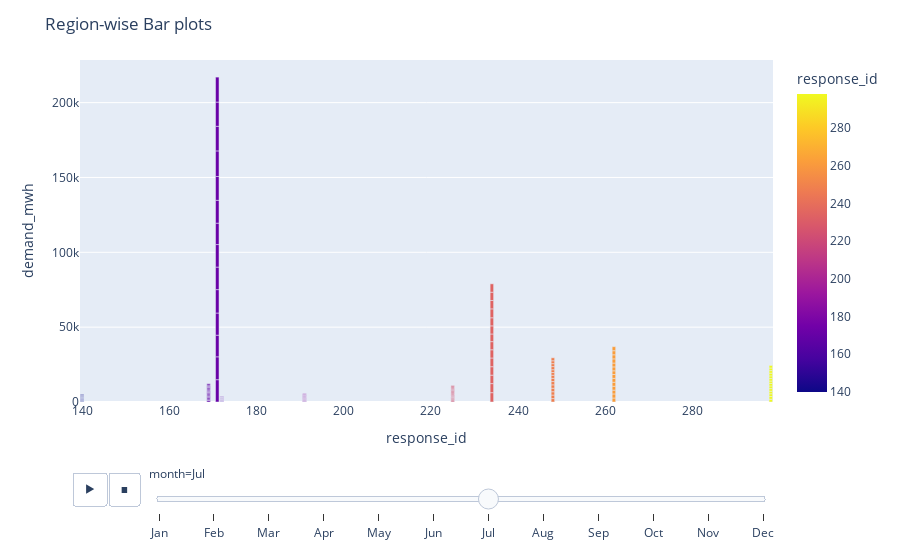

This figure's notebook cell:
### Code cell
fig = px.bar(monthly_df, x="response_id", y="demand_mwh",color='response_id',animation_frame = 'month')
fig.update_layout(xaxis={'categoryorder':'total descending'})
fig.update_layout(title='Region-wise Bar plots')
fig.show()

### Figure 1 — Plotly figure (JSON) as saved in the notebook; plotly's stock layout.template omitted (floating-point values rounded to 4 significant figures; data arrays with more than 128 entries replaced by an {"elided": "..."} marker saying what was removed)
{"data": [{"alignmentgroup": "True", "hovertemplate": "month=Jul<br>response_id=%{marker.color}<br>demand_mwh=%{y}<extra></extra>", "legendgroup": "", "marker": {"color": {"elided": "140 int values"}, "coloraxis": "coloraxis", "pattern": {"shape": ""}}, "name": "", "offsetgroup": "", "orientation": "v", "showlegend": false, "textposition": "auto", "type": "bar", "x": {"elided": "140 int values"}, "xaxis": "x", "y": {"elided": "140 float values"}, "yaxis": "y"}], "layout": {"autosize": true, "barmode": "relative", "coloraxis": {"colorbar": {"title": {"text": "response_id"}}, "colorscale": [[0, "#0d0887"], [0.1111, "#46039f"], [0.2222, "#7201a8"], [0.3333, "#9c179e"], [0.4444, "#bd3786"], [0.5556, "#d8576b"], [0.6667, "#ed7953"], [0.7778, "#fb9f3a"], [0.8889, "#fdca26"], [1, "#f0f921"]]}, "legend": {"tracegroupgap": 0}, "margin": {"t": 60}, "sliders": [{"active": 6, "currentvalue": {"prefix": "month="}, "len": 0.9, "pad": {"b": 10, "t": 60}, "steps": [{"args": [["Jan"], {"frame": {"duration": 0, "redraw": true}, "fromcurrent": true, "mode": "immediate", "transition": {"duration": 0, "easing": "linear"}}], "label": "Jan", "method": "animate"}, {"args": [["Feb"], {"frame": {"duration": 0, "redraw": true}, "fromcurrent": true, "mode": "immediate", "transition": {"duration": 0, "easing": "linear"}}], "label": "Feb", "method": "animate"}, {"args": [["Mar"], {"frame": {"duration": 0, "redraw": true}, "fromcurrent": true, "mode": "immediate", "transition": {"duration": 0, "easing": "linear"}}], "label": "Mar", "method": "animate"}, {"args": [["Apr"], {"frame": {"duration": 0, "redraw": true}, "fromcurrent": true, "mode": "immediate", "transition": {"duration": 0, "easing": "linear"}}], "label": "Apr", "method": "animate"}, {"args": [["May"], {"frame": {"duration": 0, "redraw": true}, "fromcurrent": true, "mode": "immediate", "transition": {"duration": 0, "easing": "linear"}}], "label": "May", "method": "animate"}, {"args": [["Jun"], {"frame": {"duration": 0, "redraw": true}, "fromcurrent": true, "mode": "immediate", "transition": {"duration": 0, "easing": "linear"}}], "label": "Jun", "method": "animate"}, {"args": [["Jul"], {"frame": {"duration": 0, "redraw": true}, "fromcurrent": true, "mode": "immediate", "transition": {"duration": 0, "easing": "linear"}}], "label": "Jul", "method": "animate"}, {"args": [["Aug"], {"frame": {"duration": 0, "redraw": true}, "fromcurrent": true, "mode": "immediate", "transition": {"duration": 0, "easing": "linear"}}], "label": "Aug", "method": "animate"}, {"args": [["Sep"], {"frame": {"duration": 0, "redraw": true}, "fromcurrent": true, "mode": "immediate", "transition": {"duration": 0, "easing": "linear"}}], "label": "Sep", "method": "animate"}, {"args": [["Oct"], {"frame": {"duration": 0, "redraw": true}, "fromcurrent": true, "mode": "immediate", "transition": {"duration": 0, "easing": "linear"}}], "label": "Oct", "method": "animate"}, {"args": [["Nov"], {"frame": {"duration": 0, "redraw": true}, "fromcurrent": true, "mode": "immediate", "transition": {"duration": 0, "easing": "linear"}}], "label": "Nov", "method": "animate"}, {"args": [["Dec"], {"frame": {"duration": 0, "redraw": true}, "fromcurrent": true, "mode": "immediate", "transition": {"duration": 0, "easing": "linear"}}], "label": "Dec", "method": "animate"}], "x": 0.1, "xanchor": "left", "y": 0, "yanchor": "top"}], "title": {"text": "Region-wise Bar plots"}, "updatemenus": [{"buttons": [{"args": [null, {"frame": {"duration": 500, "redraw": true}, "fromcurrent": true, "mode": "immediate", "transition": {"duration": 500, "easing": "linear"}}], "label": "&#9654;", "method": "animate"}, {"args": [[null], {"frame": {"duration": 0, "redraw": true}, "fromcurrent": true, "mode": "immediate", "transition": {"duration": 0, "easing": "linear"}}], "label": "&#9724;", "method": "animate"}], "direction": "left", "pad": {"r": 10, "t": 70}, "showactive": false, "type": "buttons", "x": 0.1, "xanchor": "right", "y": 0, "yanchor": "top"}], "xaxis": {"anchor": "y", "autorange": true, "categoryorder": "total descending", "domain": [0, 1], "range": [139.5, 298.5], "title": {"text": "response_id"}, "type": "linear"}, "yaxis": {"anchor": "x", "autorange": true, "domain": [0, 1], "range": [0, 178700.0], "title": {"text": "demand_mwh"}, "type": "linear"}}}
